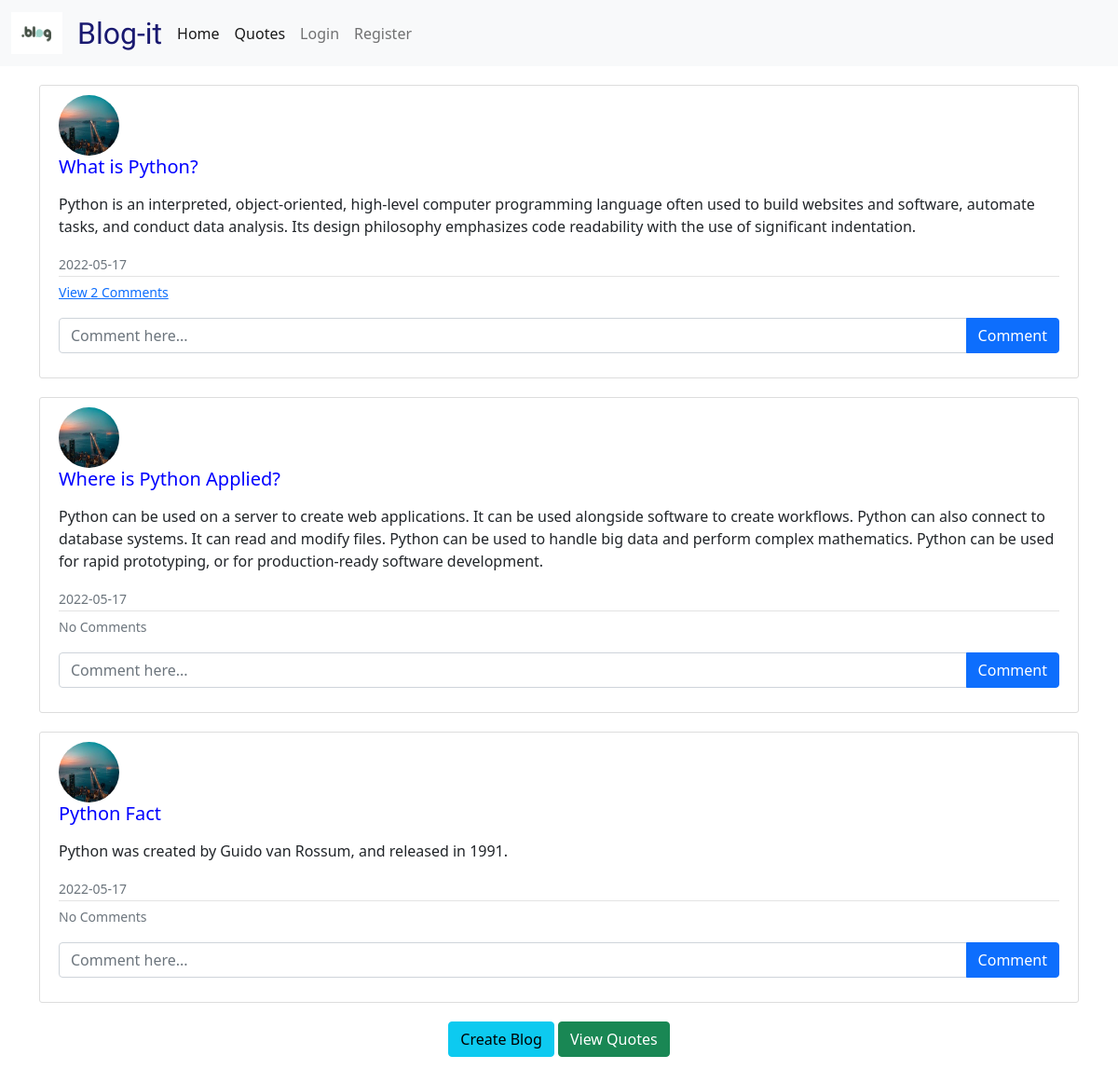
The page /home on the database its author committed.
### app/models.py (models this page shows, shortened)
class Post(db.Model):
    __tablename__ = 'post'
    id = db.Column(db.Integer, primary_key=True)
    title = db.Column(db.String(100), nullable=False)
    date_posted = db.Column(db.DateTime, nullable=False, default=datetime.utcnow)
    content = db.Column(db.Text, nullable=False)
    user_id = db.Column(db.Integer, db.ForeignKey('user.id'), nullable=False)
    comments = db.relationship('Comment', backref='post', passive_deletes=True)

### app/main.py (the view)
@app.route("/")
@app.route("/home")
def home():
    posts = Post.query.all()
    return render_template('home.html', posts=posts)

### app/templates/home.html (shortened to what this page needs)
{% extends "index.html" %}
{% block content %}
    {% for post in posts %}
        <article class="media content-section">
          <img class="rounded-circle article-img" src="{{ url_for('static', filename='image/img3.jpeg') }}">
          <div class="media-body">
            <h5><p class="article-title" href="{{ url_for('blogpost', post_id=post.id) }}">{{ post.title }}</p></h5>
            <p class="article-content">{{ post.content }}</p>
            <div class="article-metadata">
              <small class="text-muted">{{ post.date_posted.strftime('%Y-%m-%d') }}</small>
            </div>
          </div>
        <p class="card-text">
          {% if post.comments|length > 0 %}
          <a data-bs-toggle="collapse" href="#comments-{{post.id}}" role="button">
            <small>View {{post.comments|length}} Comments</small>
          </a>
          {% else %}
          <small class="text-muted">No Comments</small>
          {% endif %}
        </p>
        <form class="input-group mb-3" method="POST" action="/create-comment/{{post.id}}">
          <input type="text" id="text" name="text" class="form-control" placeholder="Comment here..."/>
          <button type="submit" class="btn btn-primary">Comment</button>
        </form>
      </article>
    {% endfor %}
    {% block footer %}
    <div class ="create" align="center">
      <a href="/register"><button type="button" class="btn btn-info">
          Create Blog
        </button></a>
        <a href="/quote"><button type="button" class="btn btn-success">
          View Quotes
        </button></a>
    </div><br><br>
    {% endblock %}
{% endblock content %}

### app/templates/index.html (shortened to what this page needs)
<!DOCTYPE html>
<html lang="en">
<head>
    <link href="https://cdn.jsdelivr.net/npm/bootstrap@5.0.2/dist/css/bootstrap.min.css" rel="stylesheet">
    <link rel="stylesheet" href="{{url_for('static',filename='css/styles.css')}}">
</head>
<body>
  <nav class="navbar navbar-expand-lg navbar-light bg-light">
    <div class="container-fluid">
        <a class="navbar-brand" href="#">
            <img src="../static/image/logo1.png" alt="" width="55" height="45" class="d-inline-block align-text">
          </a>
          <div class="logo">Blog-it</div>
          <div class="collapse navbar-collapse" id="navbarNavDropdown">
            <ul class="navbar-nav">
              <li class="nav-item">
                <a class="nav-link active" aria-current="page" href="/">Home</a>
              </li>
              <li class="nav-item">
                <a class="nav-link active" aria-current="page" href="/quote">Quotes</a>
              </li>
              <li class="nav-item">
                {% if current_user.is_authenticated %}
                <li class="nav-item">
                    <a class="nav-link" href="/account">Profile</a>
                  </li>
                  <li class="nav-item">
                    <a class="nav-link" href="/blogpost">Blog Posts</a>
                  </li>
                  <li class="nav-item">
                    <a class="nav-link" href="/logout">Logout</a>
                  </li>
                {% else %}
                  <li class="nav-item">
                    <a class="nav-link" href="/login">Login</a>
                  </li>
                  <li class="nav-item">
                    <a class="nav-link" href="/register">Register</a>
                  </li>
                {% endif %}
              </li>
            </ul>
          </div>
        </div>
      </nav>
    <div class="container">
    {% block content %} {% endblock %}
    </div>
</body>
</html>

### app/static/css/styles.css (style rules this page uses)
.content-section { background: #ffffff; padding: 10px 20px; border: 1px solid #dddddd; border-radius: 3px; margin-bottom: 20px; margin-top: 20px; }
p.article-title { color:blue }
.article-content { white-space: pre-line; }
.article-img { height: 65px; width: 65px; margin-right: 16px; }
.article-metadata { padding-bottom: 1px; margin-bottom: 4px; border-bottom: 1px solid #e3e3e3 }
.logo { font-family: Oleo Script Swash Caps, cursive; font-size:xx-large; color:midnightblue; margin-right: 8px; }

### rows shown on the page
Post: title "What is Python?", content "Python is an interpreted, object-oriented, high-level computer programming language often used to build websites and software, automate tasks, and conduct data analysis. Its design philosophy emphasizes code readability with the use of significant indentation.", date_posted "2022-05-17", comments|length "2"
Post: title "Where is Python Applied?", content "Python can be used on a server to create web applications. It can be used alongside software to create workflows. Python can also connect to database systems. It can read and modify files. Python can be used to handle big data and perform complex mathematics. Python can be used for rapid prototyping, or for production-ready software development.", date_posted "2022-05-17", shows "No Comments"
Post: title "Python Fact", content "Python was created by Guido van Rossum, and released in 1991.", date_posted "2022-05-17", shows "No Comments"
